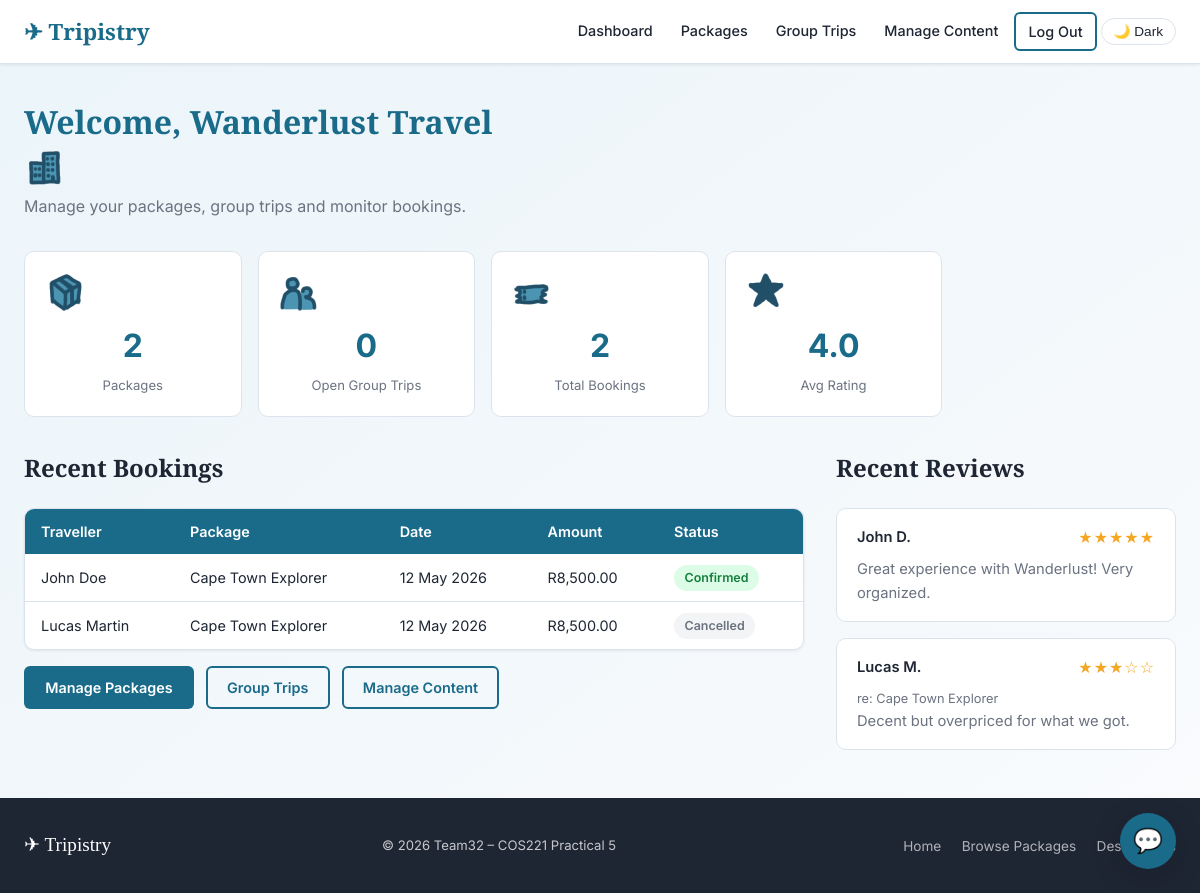
/tripistry/agency/dashboard.php (signed in), run on the app's committed database.
### tables this page shows
CREATE TABLE `booking` (
  `booking_id` int(11) NOT NULL AUTO_INCREMENT,
  `traveller_id` int(11) NOT NULL,
  `package_id` int(11) NOT NULL,
  `group_trip_id` int(11) DEFAULT NULL,
  `booking_date` timestamp NULL DEFAULT current_timestamp(),
  `total_price` decimal(10,2) NOT NULL,
  `status` enum('pending','confirmed','cancelled','completed') DEFAULT 'pending',
  PRIMARY KEY (`booking_id`),
  KEY `traveller_id` (`traveller_id`),
  KEY `package_id` (`package_id`),
  KEY `group_trip_id` (`group_trip_id`),
  CONSTRAINT `fk_booking_traveller` FOREIGN KEY (`traveller_id`) REFERENCES `traveller` (`traveller_id`),
  CONSTRAINT `fk_booking_package` FOREIGN KEY (`package_id`) REFERENCES `travel_package` (`package_id`),
  CONSTRAINT `fk_booking_group` FOREIGN KEY (`group_trip_id`) REFERENCES `group_trip` (`group_trip_id`)
);

CREATE TABLE `traveller` (
  `traveller_id` int(11) NOT NULL,
  `first_name` varchar(100) NOT NULL,
  `last_name` varchar(100) NOT NULL,
  `phone_number` varchar(20) DEFAULT NULL,
  `home_address` varchar(255) DEFAULT NULL,
  `id_number` varchar(50) DEFAULT NULL,
  `passport_number` varchar(50) DEFAULT NULL,
  PRIMARY KEY (`traveller_id`),
  CONSTRAINT `fk_traveller_user` FOREIGN KEY (`traveller_id`) REFERENCES `user` (`user_id`) ON DELETE CASCADE
);

CREATE TABLE `travel_package` (
  `package_id` int(11) NOT NULL AUTO_INCREMENT,
  `agency_id` int(11) NOT NULL,
  `destination_id` int(11) NOT NULL,
  `name` varchar(255) NOT NULL,
  `description` text DEFAULT NULL,
  `base_price` decimal(10,2) NOT NULL,
  `duration_days` int(11) DEFAULT NULL,
  `start_date` date DEFAULT NULL,
  `end_date` date DEFAULT NULL,
  `image_url` varchar(255) DEFAULT NULL,
  `avg_rating` decimal(3,2) DEFAULT 0.00,
  `created_at` timestamp NULL DEFAULT current_timestamp(),
  PRIMARY KEY (`package_id`),
  KEY `agency_id` (`agency_id`),
  KEY `destination_id` (`destination_id`),
  CONSTRAINT `fk_package_agency` FOREIGN KEY (`agency_id`) REFERENCES `travel_agency` (`agency_id`),
  CONSTRAINT `fk_package_destination` FOREIGN KEY (`destination_id`) REFERENCES `destination` (`destination_id`)
);

CREATE TABLE `review` (
  `review_id` int(11) NOT NULL AUTO_INCREMENT,
  `traveller_id` int(11) NOT NULL,
  `agency_id` int(11) DEFAULT NULL,
  `package_id` int(11) DEFAULT NULL,
  `rating` int(11) NOT NULL CHECK (`rating` >= 1 and `rating` <= 5),
  `comment` text DEFAULT NULL,
  `sentiment` varchar(20) DEFAULT NULL,
  `created_date` timestamp NULL DEFAULT current_timestamp(),
  PRIMARY KEY (`review_id`),
  KEY `traveller_id` (`traveller_id`),
  KEY `agency_id` (`agency_id`),
  KEY `package_id` (`package_id`),
  CONSTRAINT `fk_review_traveller` FOREIGN KEY (`traveller_id`) REFERENCES `traveller` (`traveller_id`),
  CONSTRAINT `fk_review_agency` FOREIGN KEY (`agency_id`) REFERENCES `travel_agency` (`agency_id`),
  CONSTRAINT `fk_review_package` FOREIGN KEY (`package_id`) REFERENCES `travel_package` (`package_id`),
  CONSTRAINT `CONSTRAINT_1` CHECK (`agency_id` is not null or `package_id` is not null)
);

### tripistry/includes/auth.php (called while the page is built, shortened)
<?php
function e(string $s): string {
    return htmlspecialchars($s, ENT_QUOTES | ENT_SUBSTITUTE, 'UTF-8');
}

### tripistry/agency/dashboard.php (the view, shortened to what this page needs)
<?php
require_once __DIR__ . '/../includes/auth.php';
$db = get_db();
$agency_id = (int)$_SESSION['agency_id'];
$stats = $db->prepare("
    SELECT
        (SELECT COUNT(*) FROM travel_package WHERE agency_id=?) AS pkg_count,
        (SELECT COUNT(*) FROM group_trip WHERE agency_id=? AND status='open') AS open_trips,
        (SELECT COUNT(*) FROM booking b JOIN travel_package tp ON tp.package_id=b.package_id WHERE tp.agency_id=?) AS total_bookings,
        (SELECT ROUND(AVG(r.rating),1) FROM review r WHERE r.agency_id=?) AS avg_rating
");
$stats->execute([$agency_id, $agency_id, $agency_id, $agency_id]);
$s = $stats->fetch();
$stmt = $db->prepare("
    SELECT b.booking_id, b.booking_date, b.total_price, b.status,
           tp.name AS package_name,
           t.first_name, t.last_name
    FROM booking b
    JOIN travel_package tp ON tp.package_id = b.package_id
    JOIN traveller t ON t.traveller_id = b.traveller_id
    WHERE tp.agency_id = ?
    ORDER BY b.booking_date DESC
    LIMIT 8
");
$stmt->execute([$agency_id]);
$bookings = $stmt->fetchAll();
$stmt = $db->prepare("
    SELECT r.*, tp.name AS package_name, t.first_name, t.last_name
    FROM review r
    LEFT JOIN travel_package tp ON tp.package_id = r.package_id
    JOIN traveller t ON t.traveller_id = r.traveller_id
    WHERE r.agency_id = ? OR r.package_id IN (SELECT package_id FROM travel_package WHERE agency_id=?)
    ORDER BY r.created_date DESC
    LIMIT 4
");
$stmt->execute([$agency_id, $agency_id]);
$reviews = $stmt->fetchAll();
$display_name = $_SESSION['display_name'] ?? 'Agency';
require_once __DIR__ . '/../includes/header.php';
?>
<div class="page-header">
    <h1>Welcome, <?= e($display_name) ?> <img src="<?= BASE_URL ?>/assets/building.PNG" width = "40" height="40" alt="destinations"></h1>
    <p>Manage your packages, group trips and monitor bookings.</p>
</div>
<div class="stats-grid">
    <div class="stat-card">
        <div class="stat-icon"> <img src="<?= BASE_URL ?>/assets/box.PNG" width = "40" height="40" alt="destinations"></div>
        <div class="stat-value"><?= $s['pkg_count'] ?></div>
        <div class="stat-label">Packages</div>
    </div>
    <div class="stat-card">
        <div class="stat-icon"> <img src="<?= BASE_URL ?>/assets/group.PNG" width = "40" height="40" alt="destinations"></div>
        <div class="stat-value"><?= $s['open_trips'] ?></div>
        <div class="stat-label">Open Group Trips</div>
    </div>
    <div class="stat-card">
        <div class="stat-icon"> <img src="<?= BASE_URL ?>/assets/ticket.PNG" width = "40" height="40"></div>
        <div class="stat-value"><?= $s['total_bookings'] ?></div>
        <div class="stat-label">Total Bookings</div>
    </div>
    <div class="stat-card">
        <div class="stat-icon"> <img src="<?= BASE_URL ?>/assets/star.PNG" width = "40" height="40" alt="destinations"></div>
        <div class="stat-value"><?= $s['avg_rating'] ?? '–' ?></div>
        <div class="stat-label">Avg Rating</div>
    </div>
</div>
<div style="display:grid;grid-template-columns:1fr 340px;gap:2rem;align-items:start">
<div>
    <div class="section-heading">
        <h2>Recent Bookings</h2>
    </div>
    <?php if (empty($bookings)): ?>
        <div class="empty-state"><p>No bookings yet.</p></div>
    <?php else: ?>
    <div class="table-wrap card">
    <table class="data-table">
        <thead><tr><th>Traveller</th><th>Package</th><th>Date</th><th>Amount</th><th>Status</th></tr></thead>
        <tbody>
        <?php foreach ($bookings as $b): ?>
        <tr>
            <td><?= e($b['first_name'].' '.$b['last_name']) ?></td>
            <td><?= e($b['package_name']) ?></td>
            <td><?= date('d M Y', strtotime($b['booking_date'])) ?></td>
            <td>R<?= number_format($b['total_price'],2) ?></td>
            <td><span class="badge badge-<?= e($b['status']) ?>"><?= e($b['status']) ?></span></td>
        </tr>
        <?php endforeach; ?>
        </tbody>
    </table>
    </div>
    <?php endif; ?>
    <div style="margin-top:1rem;display:flex;gap:.75rem;flex-wrap:wrap">
        <a href="<?= BASE_URL ?>/agency/packages.php" class="btn btn-primary">Manage Packages</a>
        <a href="<?= BASE_URL ?>/agency/group_trips.php" class="btn btn-outline">Group Trips</a>
        <a href="<?= BASE_URL ?>/agency/manage_content.php" class="btn btn-outline">Manage Content</a>
    </div>
</div>
<div>
    <div class="section-heading"><h2>Recent Reviews</h2></div>
    <?php if (empty($reviews)): ?>
        <p class="text-muted">No reviews yet.</p>
    <?php else: ?>
        <?php foreach ($reviews as $rev): ?>
        <div class="review-card">
            <div class="review-card-header">
                <span class="reviewer-name"><?= e($rev['first_name'].' '.($rev['last_name'][0]??'').'.') ?></span>
                <span class="stars"><?= str_repeat('★',$rev['rating']) ?><?= str_repeat('☆',5-$rev['rating']) ?></span>
            </div>
            <?php if ($rev['package_name']): ?><div style="font-size:.8rem;color:var(--clr-text-muted)">re: <?= e($rev['package_name']) ?></div><?php endif; ?>
            <?php if ($rev['comment']): ?><p class="review-body"><?= e(mb_strimwidth($rev['comment'],0,80,'…')) ?></p><?php endif; ?>
        </div>
        <?php endforeach; ?>
    <?php endif; ?>
</div>
</div>
<?php require_once __DIR__ . '/../includes/footer.php'; ?>

### tripistry/css/style.css (style rules this page uses)
:root { --clr-primary: #1a6b8a; --clr-primary-dark: #134f67; --clr-primary-light: #d0eaf4; --clr-accent: #f5a623; --clr-accent-dark: #c77d0a; --clr-bg: #f7f9fc; --clr-surface: #ffffff; --clr-border: #dde3ec; --clr-text: #1e2533; --clr-text-muted: #6b7280; --clr-text-light: #ffffff; --clr-success: #16a34a; --clr-warning: #d97706; --clr-danger: #dc2626; --clr-info: #0284c7; --max-width: 1200px; --nav-height: 64px; --radius-sm: 6px; --radius-md: 10px; --radius-lg: 16px; --font-body: 'Inter', system-ui, sans-serif; --font-display: 'Playfair Display', Georgia, serif; --shadow-sm: 0 1px 3px rgba(0,0,0,.08); --shadow-md: 0 4px 16px rgba(0,0,0,.10); --shadow-lg: 0 8px 32px rgba(0,0,0,.14); }
*, *::before, *::after { box-sizing: border-box; margin: 0; padding: 0; }
html { scroll-behavior: smooth; }
body { font-family: var(--font-body); background-image: linear-gradient( to bottom right, rgba(215, 234, 244, 0.5), rgba(247, 249, 252, 0.7) ), url('../assets/bg.png'); background-size: cover, 100% auto; background-repeat: no-repeat, repeat-y; background-attachment: fixed; color: var(--clr-text); line-height: 1.6; min-height: 100vh; display: flex; flex-direction: column; }
a { color: var(--clr-primary); text-decoration: none; }
img { max-width: 100%; display: block; }
.btn { display: inline-flex; align-items: center; gap: 0.4rem; padding: 0.5rem 1.2rem; border-radius: var(--radius-sm); font-size: 0.9rem; font-weight: 600; cursor: pointer; border: 2px solid transparent; transition: background 0.15s, color 0.15s, border-color 0.15s, transform 0.1s; text-decoration: none; white-space: nowrap; }
.btn-primary { background:var(--clr-primary); color: #fff; }
.btn-outline { border-color: var(--clr-primary); color: var(--clr-primary); background: transparent; }
.card { background: var(--clr-surface); border: 1px solid var(--clr-border); border-radius: var(--radius-md); box-shadow: var(--shadow-sm); overflow: hidden; transition: box-shadow 0.2s, transform 0.2s; }
.page-header { margin-bottom: 2rem; }
.page-header h1 { font-family: var(--font-display); font-size: 2rem; color: var(--clr-primary); }
.page-header p { color: var(--clr-text-muted); margin-top: 0.4rem; }
.table-wrap { overflow-x: auto; }
table.data-table { width: 100%; border-collapse: collapse; font-size: 0.9rem; }
.data-table th { background: var(--clr-primary); color: #fff; padding: 0.7rem 1rem; text-align: left; font-weight: 600; white-space: nowrap; }
.data-table td { padding: 0.65rem 1rem; border-bottom: 1px solid var(--clr-border); vertical-align: middle; }
.data-table tr:last-child td { border-bottom: none; }
.stars { color: var(--clr-accent); font-size: 1rem; letter-spacing: 1px; }
.badge { display: inline-block; padding: 0.2rem 0.65rem; border-radius: 999px; font-size: 0.78rem; font-weight: 600; text-transform: capitalize; }
.badge-cancelled { background: #f3f4f6; color: #6b7280; }
.badge-confirmed { background: #dcfce7; color: #15803d; }
.section-heading { display: flex; align-items: center; justify-content: space-between; margin-bottom: 1.25rem; flex-wrap: wrap; gap: 0.5rem; }
.section-heading h2 { font-family: var(--font-display); font-size: 1.5rem; }
.review-card { background: var(--clr-surface); border: 1px solid var(--clr-border); border-radius: var(--radius-md); padding: 1rem 1.25rem; margin-bottom: 1rem; }
.review-card-header { display: flex; align-items: center; justify-content: space-between; margin-bottom: 0.5rem; }
.reviewer-name { font-weight: 600; font-size: 0.92rem; }
.review-body { font-size: 0.92rem; color: var(--clr-text-muted); }
.stats-grid { display: grid; grid-template-columns: repeat(auto-fill, minmax(180px, 1fr)); gap: 1rem; margin-bottom: 2rem; }
.stat-card { background: var(--clr-surface); border: 1px solid var(--clr-border); border-radius: var(--radius-md); padding: 1.25rem; text-align: center; }
.stat-card .stat-value { font-size: 2rem; font-weight: 700; color: var(--clr-primary); }
.stat-card .stat-label { font-size: 0.82rem; color: var(--clr-text-muted); margin-top: 0.25rem; }
.stat-card .stat-icon { font-size: 1.8rem; margin-bottom: 0.5rem; }

### data on the page
booking: traveller.last_name "John Doe", package.name "Cape Town Explorer", booking_date "12 May 2026", total_price "8,500.00", status "Confirmed"
booking: traveller.last_name "Lucas Martin", package.name "Cape Town Explorer", booking_date "12 May 2026", total_price "8,500.00", status "Cancelled"
review: traveller.last_name "John D.", rating "★★★★★", comment "Great experience with Wanderlust! Very organized."
review: traveller.last_name "Lucas M.", rating "★★★", rating "☆☆", package.name "Cape Town Explorer", comment "Decent but overpriced for what we got."

### other printed values
$display_name "Wanderlust Travel"
$s['pkg_count'] "2"
$s['open_trips'] "0"
$s['total_bookings'] "2"
$s['avg_rating'] "4.0"
